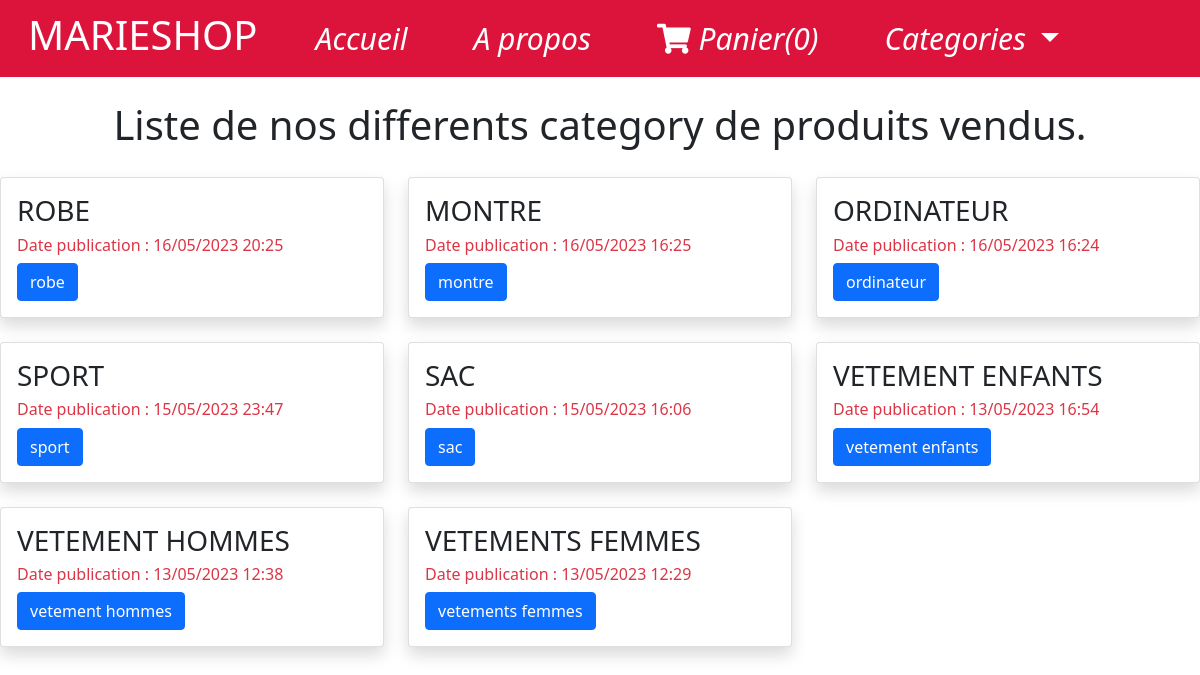
/categories/, run on an earlier commit of the app's database.
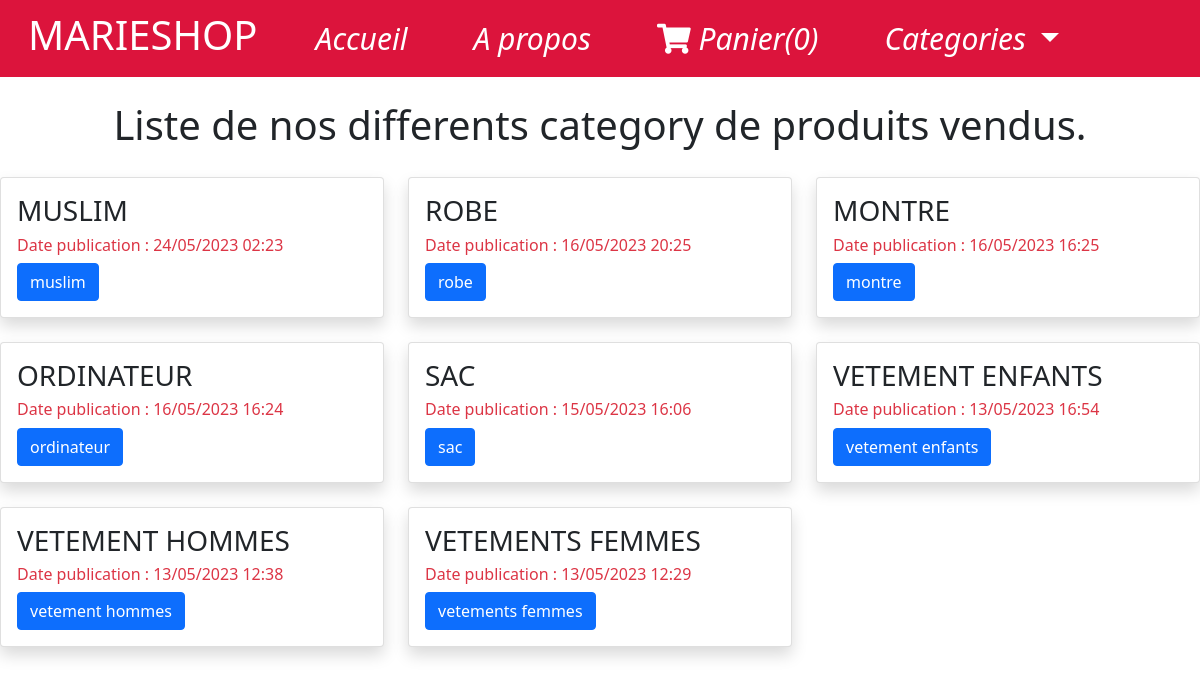
And on a later commit of the database.
### store/models.py (models this page shows, shortened)
class Category(models.Model):
    name=models.CharField(max_length=200)
    date_added=models.DateTimeField(auto_now=True)
    class Meta:
        ordering=["-date_added"]

### store/views.py (the view)
# urls.py: path('categories/', category_list, name='category_list'),
def category_list(request):
    categories = Category.objects.all()
    return render(request, 'shop/category_list.html', {'categories': categories})

### store/templates/shop/category_list.html
{% extends 'shop/base.html' %}
{% block content %}
<h1 class="my-4 border-botton pb-1 text-center">Liste de nos differents category de produits vendus.</h1>
<div class="row">
  {% for category in categories %}
  <div class="col-md-4">
    <div class="card shadow mb-4">
      <div class="card-body">
        <h3 class="card-title">{{ category.name|upper }}</h3>
        <h6 class="card-text text-danger">Date publication : {{ category.date_added|date:"d/m/Y H:i"  }}</h6>
        <a href="{% url 'product_list' category_id=category.id %}" class="btn btn-primary">{{ category.name }}</a>
      </div>
    </div>
  </div>
  {% if forloop.counter|divisibleby:3 and not forloop.last %}
    </div>
    <div class="row">
  {% endif %}
  {% endfor %}
</div>
{% endblock  %}

What changed in the data, as far as the page shows it:
removed Category: name "SPORT", date_added "15/05/2023 23:47", name "sport"
added Category: name "MUSLIM", date_added "24/05/2023 02:23", name "muslim"
